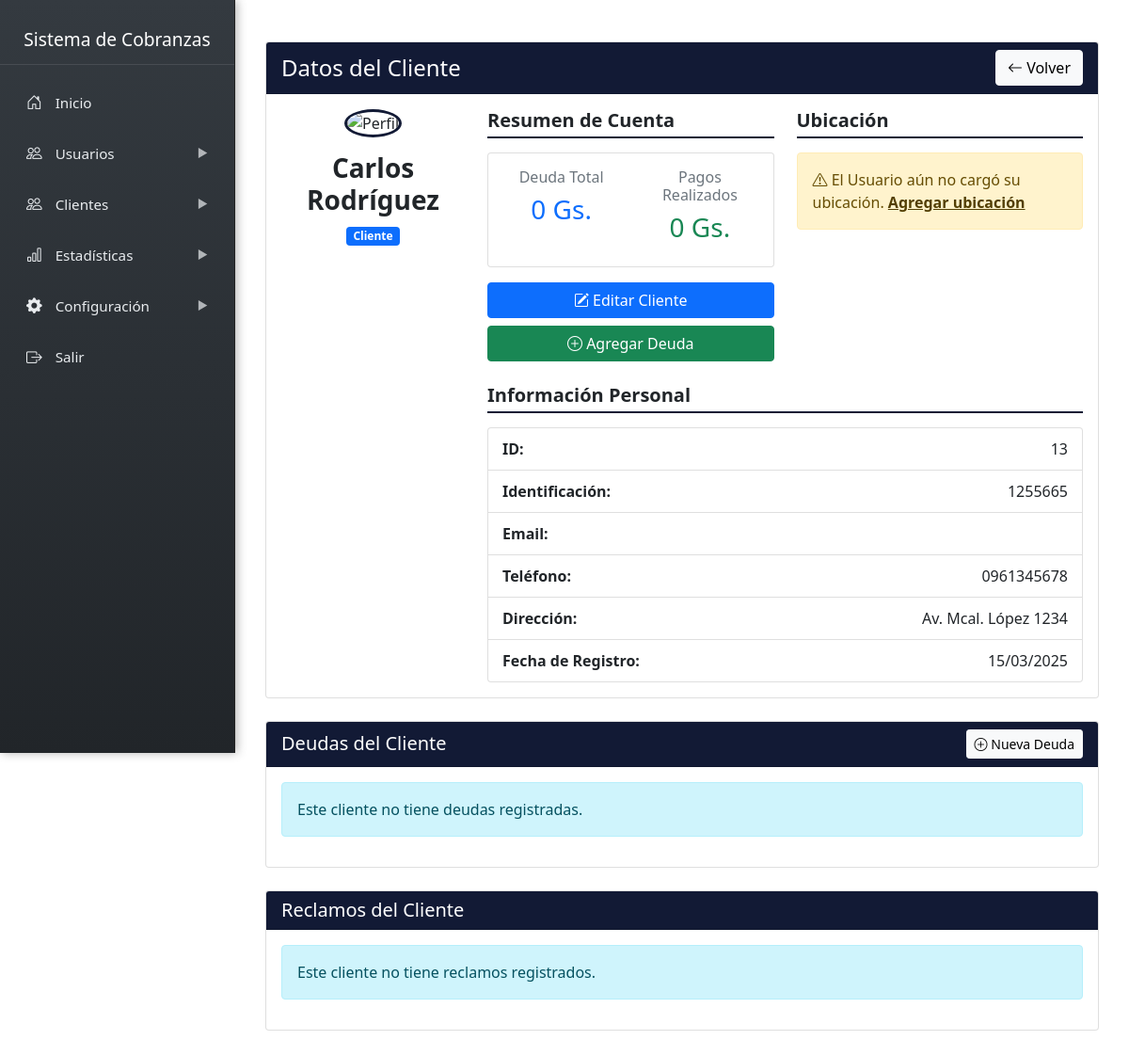
/admin/sidebar/clientes/cliente_datos.php?id=13, run on the app's committed database.
### tables this page shows
CREATE TABLE `clientes` (
  `id` int NOT NULL,
  `nombre` varchar(200) NOT NULL,
  `identificacion` varchar(20) DEFAULT NULL,
  `direccion` text,
  `telefono` varchar(20) DEFAULT NULL,
  `email` varchar(100) DEFAULT NULL,
  `created_at` timestamp NULL DEFAULT CURRENT_TIMESTAMP,
  `imagen` varchar(255) NOT NULL DEFAULT 'default.png',
  `password` varchar(255) DEFAULT NULL
);

### admin/sidebar/clientes/cliente_datos.php (the view, shortened to what the rows shown need)
<?php include '../../../admin/include/sidebar.php'; ?>
<link rel="stylesheet" href="https://unpkg.com/leaflet@1.7.1/dist/leaflet.css" />
<?php
require_once '../cnx.php';
$cliente_id = $_GET['id'];
$query = "SELECT c.*
          FROM clientes c
          WHERE c.id = ?";
$stmt = $conn->prepare($query);
$stmt->bind_param("i", $cliente_id);
$stmt->execute();
$result = $stmt->get_result();
$cliente = $result->fetch_assoc();
?>
<div class="content-wrapper">
    <div class="container mt-4">
        <div class="row">
            <div class="col-md-12 mb-4">
                <div class="card">
                    <div class="card-body">
                        <div class="row">
                            <div class="col-md-3 text-center">
                                <div class="profile-img-container mb-3">
                                    <?php if(!empty($cliente['imagen']) && $cliente['imagen'] != 'default.png'): ?>
                                        <img src="../../../uploads/profiles/<?php echo $cliente['imagen']; ?>"
                                             alt="Perfil"
                                             class="img-fluid rounded-circle profile-image"
                                             style="width: 150px; height: 150px; object-fit: cover; border: 3px solid #121a35;">
                                    <?php else: ?>
                                        <img src="../../../uploads/profiles/default.png"
                                             alt="Perfil"
                                             class="img-fluid rounded-circle profile-image"
                                             style="width: 150px; height: 150px; object-fit: cover; border: 3px solid #121a35;">
                                    <?php endif; ?>
                                </div>
                                <h3 class="cliente-nombre"><?php echo htmlspecialchars($cliente['nombre']); ?></h3>
                                <span class="badge bg-primary">Cliente</span>
                            </div>
                            <div class="col-md-9">
                                <div class="row mt-4">
                                    <div class="col-md-12">
                                        <ul class="list-group cliente-info-list">
                                            <li class="list-group-item d-flex justify-content-between">
                                                <strong>ID:</strong>
                                                <span><?php echo $cliente['id']; ?></span>
                                            </li>
                                            <li class="list-group-item d-flex justify-content-between">
                                                <strong>Identificación:</strong>
                                                <span><?php echo htmlspecialchars($cliente['identificacion']); ?></span>
                                            </li>
                                            <li class="list-group-item d-flex justify-content-between">
                                                <strong>Teléfono:</strong>
                                                <span><?php echo htmlspecialchars($cliente['telefono']); ?></span>
                                            </li>
                                            <li class="list-group-item d-flex justify-content-between">
                                                <strong>Dirección:</strong>
                                                <span><?php echo htmlspecialchars($cliente['direccion']); ?></span>
                                            </li>
                                            <li class="list-group-item d-flex justify-content-between">
                                                <strong>Fecha de Registro:</strong>
                                                <span><?php echo date('d/m/Y', strtotime($cliente['created_at'])); ?></span>
                                            </li>
                                        </ul>
                                    </div>
                                </div>
                            </div>
                        </div>
                    </div>
                </div>
            </div>
        </div>
    </div>
</div>

### data on the page
clientes: nombre "Carlos Rodríguez", id "13", identificacion "1255665", telefono "0961345678", direccion "Av. Mcal. López 1234", created_at "15/03/2025"

### other printed values
$deuda_total "0"
